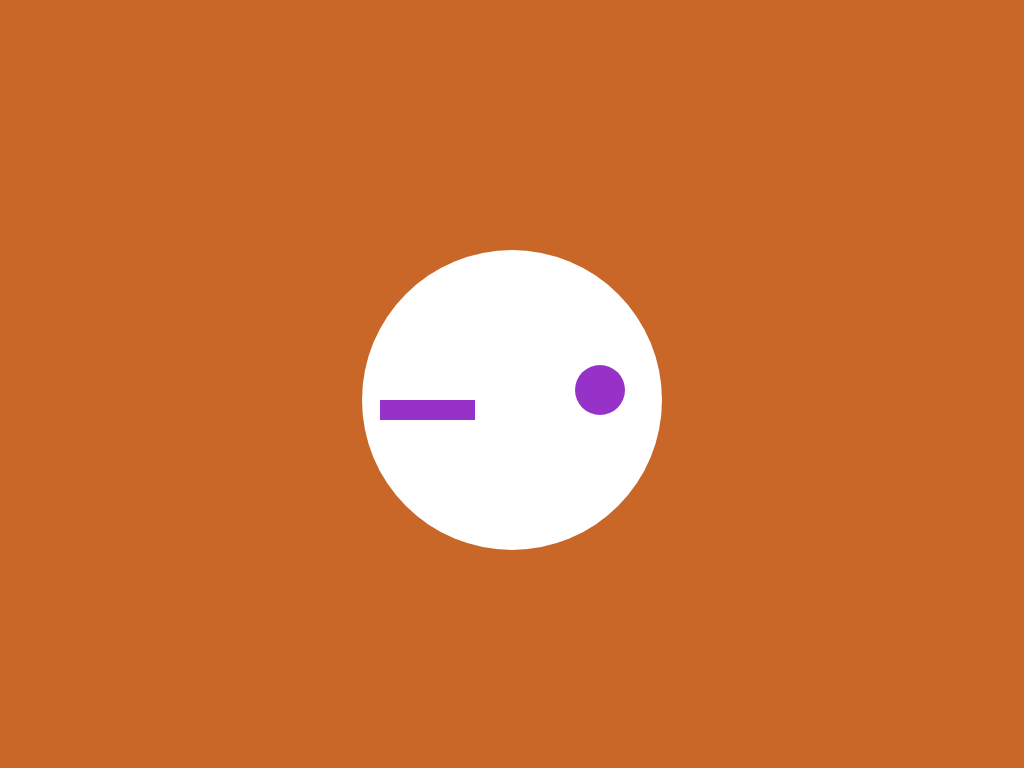
Frame 1 (no input)
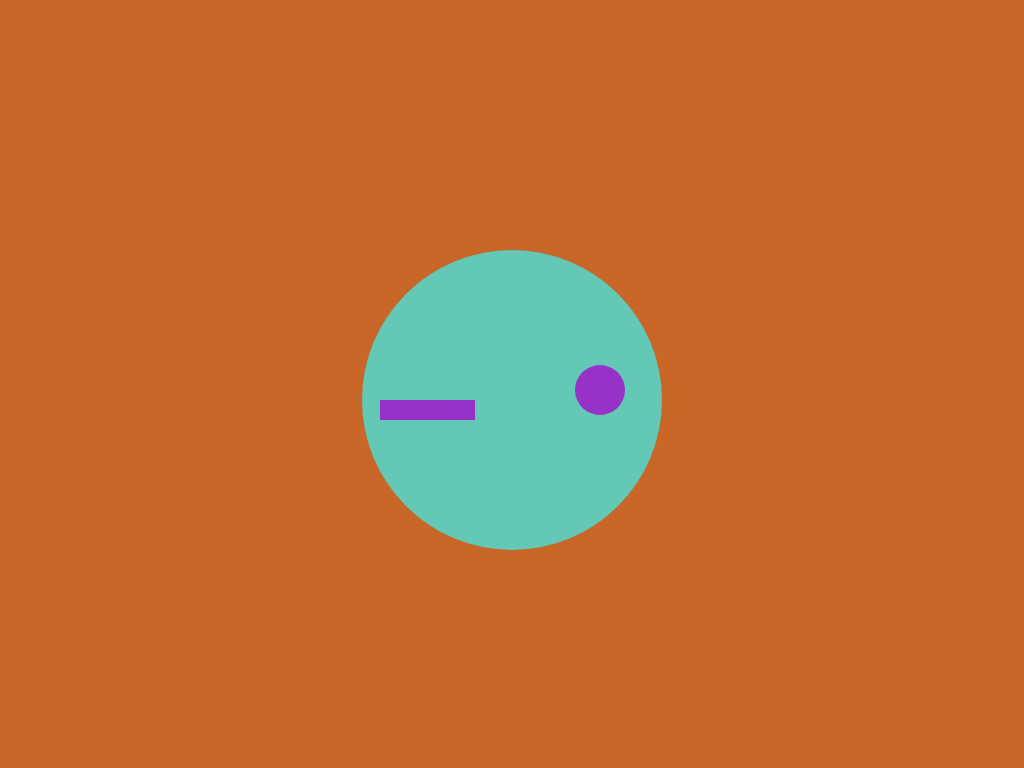
Frame 60 (no input)
Frame 120 (the mouse pressed at the canvas centre since frame 60): identical to frame 60, image omitted

The p5.js sketch that drew these frames (run headless with seeded random() and noise() and a simulated clock; from frame 60 on, the mouse is pressed at the canvas centre):

// p5.js sketch
// ── sketch.js
function setup(){
createCanvas(1024,768);    
    
    
    
}
function draw() {
 background(200,103,40);
  noStroke();

 ellipse(512,400,300,300); 
 
    fill(150, 50, 200);
rect(380, 400, 95, 20)
    
noStroke();
    ellipse(600, 390, 50, 50);
   fill(100, 200, 182);
    
    
}
